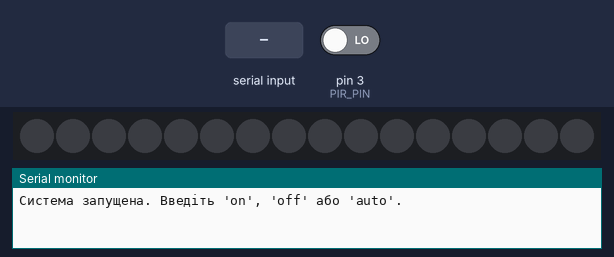
A sketch run on a simulated Arduino Nano, built with avr-gcc and run on an emulated ATmega328P. On the bench: 16 RGB LEDs in strip order, left to right, the last lines printed to the serial monitor. The test bench sets the inputs (shaded band); at power-on: pin 3 (PIR_PIN) LOW.

Above: at 1.2 s.
1.3 s: "on\n" received over Serial
At 2.5 s:
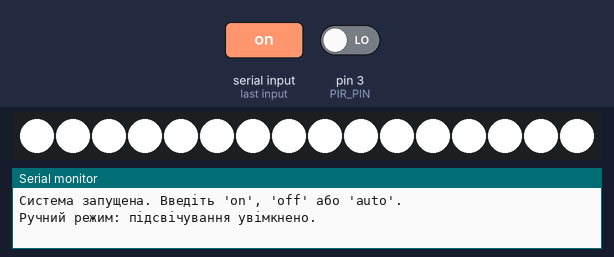
2.8 s: "off\n" received over Serial
At 3.8 s:
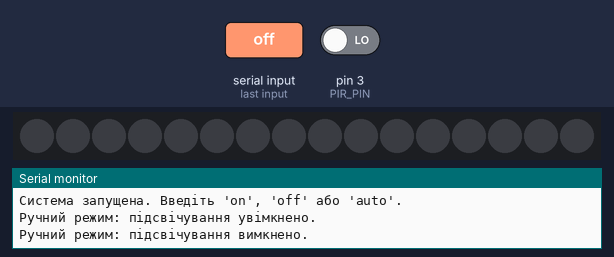
4.3 s: "auto\n" received over Serial
5.8 s: pin 3 (PIR_PIN) driven HIGH
At 7.0 s:
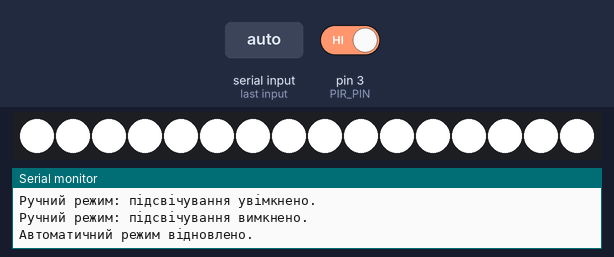
7.3 s: pin 3 (PIR_PIN) driven LOW
At 8.2 s:
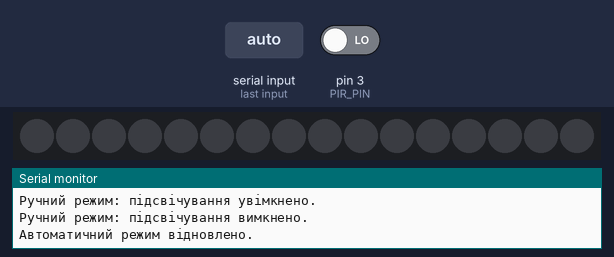
Timing chart, 0 to 9.8 s (numbered marks = the images above; inputs shaded):
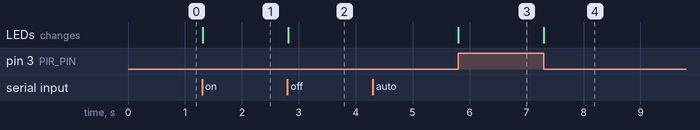

Measured:
- after the input at 1.3 s, the LEDs: change at once (image 1)
- after the input at 2.8 s, the LEDs: change at once (image 2)
- after the input at 5.8 s, the LEDs: change at once (image 3)
- after the input at 7.3 s, the LEDs: change at once (image 4)

The sketch:

sketch.ino
```cpp
#include <FastLED.h>

#define LED_PIN     2
#define NUM_LEDS    16
#define PIR_PIN     3
#define LED_TYPE    WS2812B
#define COLOR_ORDER GRB

CRGB leds[NUM_LEDS];
bool manualControl = false;
bool manualOn = false;

void setup() {
    FastLED.addLeds<LED_TYPE, LED_PIN, COLOR_ORDER>(leds, NUM_LEDS);
    pinMode(PIR_PIN, INPUT);
    Serial.begin(9600);
    Serial.println("Система запущена. Введіть 'on', 'off' або 'auto'.");
}

void loop() {
    int motion = digitalRead(PIR_PIN);

    if (!manualControl) {
        if (motion == HIGH) {
            setLights(true);
        } else {
            setLights(false);
        }
    } else {
        setLights(manualOn);
    }

    if (Serial.available()) {
        String command = Serial.readStringUntil('\n');
        command.trim();

        if (command == "on") {
            manualControl = true;
            manualOn = true;
            Serial.println("Ручний режим: підсвічування увімкнено.");
        } else if (command == "off") {
            manualControl = true;
            manualOn = false;
            Serial.println("Ручний режим: підсвічування вимкнено.");
        } else if (command == "auto") {
            manualControl = false;
            Serial.println("Автоматичний режим відновлено.");
        }else{
          Serial.println("Не розпізнано.");
        }
    }
}

void setLights(bool state) {
    fill_solid(leds, NUM_LEDS, state ? CRGB::White : CRGB::Black);
    FastLED.show();
}
```
